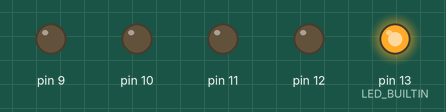
The sketch below on a simulated Arduino Uno, built with avr-gcc and run on an emulated ATmega328P. Parts: output pins drawn as LEDs (lit = HIGH).

Above: at 0.05 s.
At 0.25 s:
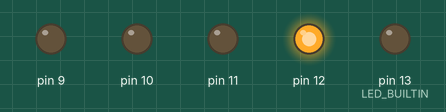
At 0.65 s:
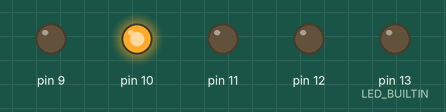
At 0.75 s:
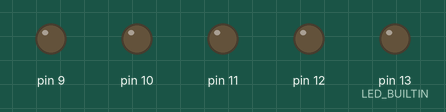
At 1.45 s:
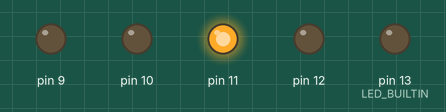
At 2.85 s:
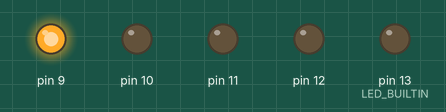
Timing chart, 0 to 3.1 s (numbered marks = the images above):
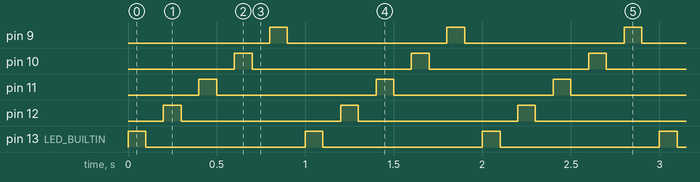

Measured:
- by itself, pin 9–12, pin 13 (LED_BUILTIN): alternates HIGH for 0.10 s and LOW for 0.90 s
- by itself, everything shown: repeats every 1.0 s, in 10 steps

The sketch:

LED_Blink.ino
```cpp
// C++ code
//
int animationSpeed = 2;

void setup()
{
pinMode(LED_BUILTIN, OUTPUT);
pinMode(12, OUTPUT);
pinMode(11, OUTPUT);
pinMode(10, OUTPUT);
pinMode(9, OUTPUT);
}

void loop()
{
animationSpeed = 100;
digitalWrite(LED_BUILTIN, HIGH);
delay(animationSpeed); // Wait for animationSpeed millisecond(s)
digitalWrite(LED_BUILTIN, LOW);
delay(animationSpeed); // Wait for animationSpeed millisecond(s)
digitalWrite(12, HIGH);
delay(animationSpeed); // Wait for animationSpeed millisecond(s)
digitalWrite(12, LOW);
delay(animationSpeed); // Wait for animationSpeed millisecond(s)
digitalWrite(11, HIGH);
delay(animationSpeed); // Wait for animationSpeed millisecond(s)
digitalWrite(11, LOW);
delay(animationSpeed); // Wait for animationSpeed millisecond(s)
digitalWrite(10, HIGH);
delay(animationSpeed); // Wait for animationSpeed millisecond(s)
digitalWrite(10, LOW);
delay(animationSpeed); // Wait for animationSpeed millisecond(s)
digitalWrite(9, HIGH);
delay(animationSpeed); // Wait for animationSpeed millisecond(s)
digitalWrite(9, LOW);
delay(animationSpeed); // Wait for animationSpeed millisecond(s)
}
```
